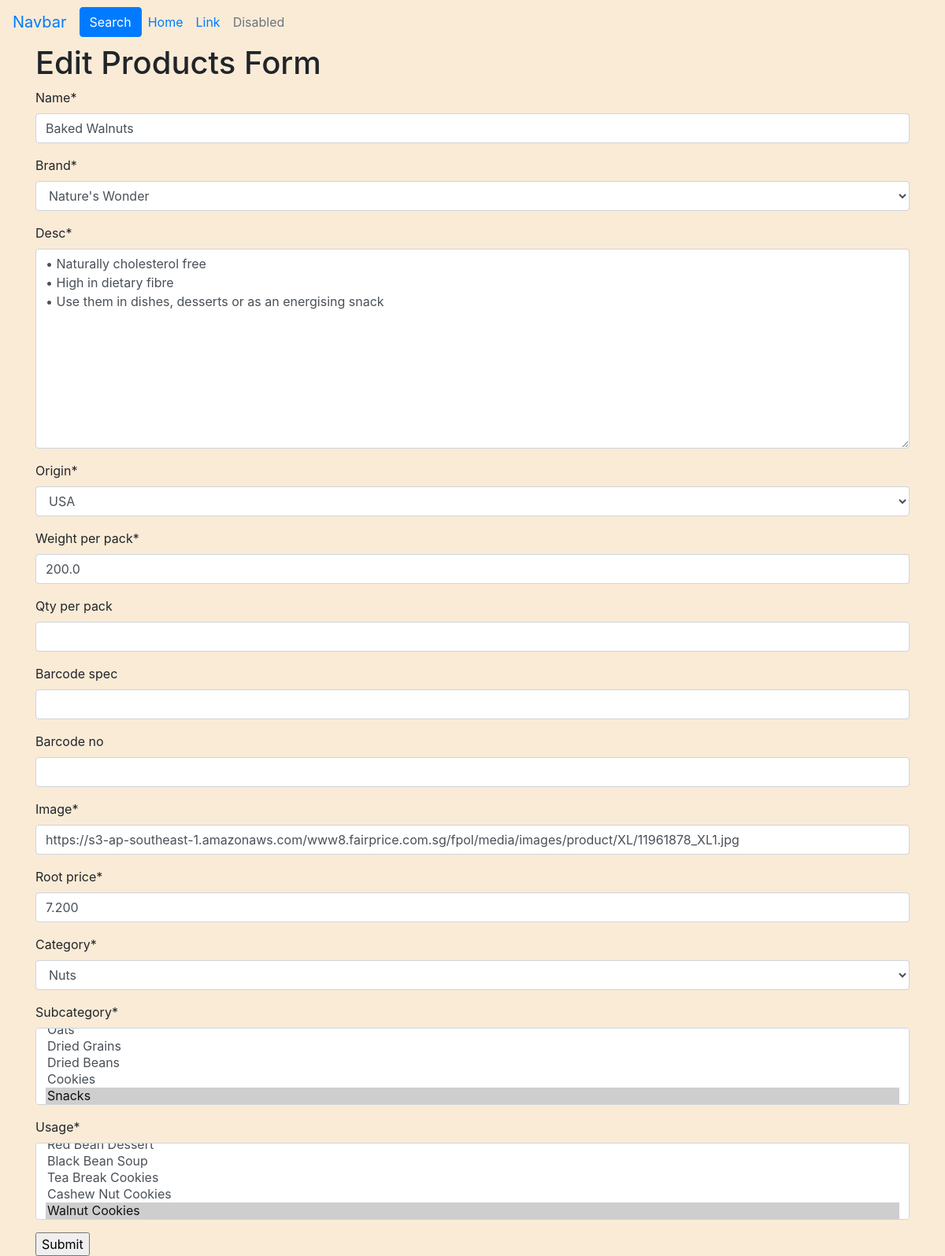
Page /products/update/13 (signed in) on the committed database.
### products/models.py (models this page shows, shortened)
class Product(models.Model):
    name = models.CharField(blank=False, max_length=50)
    brand = models.ForeignKey('Brand', on_delete=models.CASCADE)
    desc = models.TextField(blank=False, max_length=500)
    origin = models.ForeignKey('Country', on_delete=models.CASCADE)
    weight_per_pack = models.FloatField(blank=False)
    qty_per_pack = models.IntegerField(blank=True, null=True)
    barcode_spec = models.CharField(blank=True, max_length=3)
    barcode_no = models.BigIntegerField(blank=True, null=True)
    image = models.URLField(blank=False)
    root_price = models.DecimalField(max_digits=10, decimal_places=3,
                                     blank=False)
    category = models.ForeignKey('Category', on_delete=models.CASCADE)
    subcategory = models.ManyToManyField(Subcategory)
    usage = models.ManyToManyField('Usage')
    editor = models.ForeignKey(User, on_delete=models.SET_NULL, null=True)
    date_edited = models.DateTimeField(auto_now_add=True, blank=True)

class Brand(models.Model):
    name = models.CharField(blank=False, max_length=50)
    def __str__(self):
        return self.name

### products/views.py (the view)
# urls.py: path('update/<product_id>', products.views.update_product,
@login_required
@permission_required('products.update_product')
def update_product(request, product_id):
    product_to_update = get_object_or_404(Product, pk=product_id)
    if request.method == 'POST':
        update_form = ProductForm(request.POST, instance=product_to_update)
        if update_form.is_valid():
            editted_product = update_form.save(commit=False)
            editted_product.editor = request.user
            editted_product.save()
            messages.success(
                request,
                f"Product {update_form.data['name']} has been updated"
                f" in the system")
            return redirect(reverse(index))
        else:
            return render(request, 'products/update_product.template.html', {
                      'form': update_form
                      })
    else:
        update_form = ProductForm(instance=product_to_update)
        return render(request, 'products/update_product.template.html', {
                      'form': update_form
                      })

### products/forms.py
class ProductForm(forms.ModelForm):
    class Meta:
        model = Product
        fields = ('name', 'brand', 'desc', 'origin', 'weight_per_pack',
                  'qty_per_pack', 'barcode_spec', 'barcode_no', 'image',
                  'root_price', 'category', 'subcategory', 'usage')
        widgets = {
            'editor': forms.HiddenInput(),
        }

### products/models.py (called while the page is built)
    def __str__(self):
        return self.name

    def __str__(self):
        return self.name

    def __str__(self):
        return self.name

    def __str__(self):
        return self.name

### products/templates/products/update_product.template.html (shortened to what this page needs)
{% extends 'base.template.html' %}
{%load crispy_forms_tags %}
{%load static%}
{%block content%}
    <h1>Edit Products Form</h1>
    <form method="POST">
    {{ form|crispy}}
    <input type="submit"/>
    </form>
  {% endblock %}

### static/css/styles.css (style rules this page uses)
body { background-color: antiquewhite; }

### rows in the picture
Product: name "Baked Walnuts", brand "Nature's Wonder", desc "• Naturally cholesterol free • High in dietary fibre • Use them in dishes, desserts or as an energising snack", origin "USA", weight_per_pack "200.0", image "https://s3-ap-southeast-1.amazonaws.com/www8.fairprice.com.sg/fpol/media/images/product/XL/11961878_XL1.jpg", root_price "7.200", category "Nuts"
